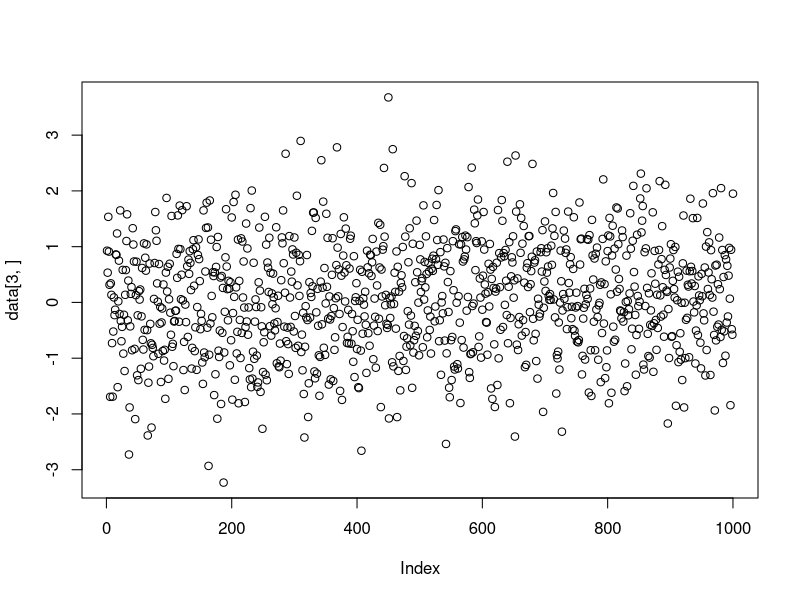

Reproduce this figure in R. (Note: this script raises an error after producing the figure.)



mu <- c(rep(0,2500), rep(0.1, 2500))
data <- matrix(rnorm(1000 * 5, mu), nrow = 5, ncol = 1000, byrow = FALSE)
plot(data[3,])

pen <- 2*5*log(1000)/10

res1 <- dust.MD(data, method = "randIndex_Eval4",
               penalty = pen, constraints_l = 1)
res1$changepoints
res1$nb
###

res2 <- dust.MD(data, method = "randIndex_Eval3",
               penalty = pen, constraints_l = 1)
res2$changepoints
res2$nb
##
all(res1$costQ == res2$costQ)

################################################
################################################
################################################

d <- 1
mu <- c(rep(0,250), rep(2, 250))
data <- matrix(rnorm(500* d, mu), nrow = 500, ncol = d, byrow = FALSE)
data <- t(data)
plot(data[1,])

pen <- 2*d*log(500)



res1 <- dust.MD(data, method = "randIndex_Eval1",
                penalty = pen, constraints_l = 1)
res1$changepoints
res1$nb
###


res2 <- dust.MD(data, method = "randIndex_Eval0",
                penalty = pen, constraints_l = 1)
res2$changepoints
res2$nb
res2bis <- dust.1D(as.vector(data), method = "randIndex_Eval0",
                   penalty = pen)
res2bis$changepoints
res2bis$nb
###


d <- 5
mu <- c(rep(0,250), rep(10, 250))
data <- matrix(rnorm(500* d, mu), nrow = 500, ncol = d, byrow = FALSE)
data <- t(data)
plot(data[1,])

pen <- 2*d*log(500)


res3 <- dust.MD(data,
                method = "randIndex_Eval0",
                penalty = pen,
                constraints_l = 1,
                constraints_r = 1)
res3$changepoints
res3$nb
###

res4 <- dust.MD(data,
                method = "randIndex_Eval1",
                penalty = pen,
                constraints_l = 1,
                constraints_r = 2)
res4$changepoints
res4$nb

res4$nb - res3$nb

###

all(res3$costQ == res4$costQ)


#############################################




res4 <- dust.MD(data, method = "randIndex_Eval3",
                penalty = pen, constraints_l = 2, constraints_r = 2)
res4$changepoints
res4$nb



#############################################
#############################################
#############################################

d <- 5
cl <- 1
cr <- 4
n <- 500
mu <- c(rep(4,n/2), rep(4, n/2))
data <- matrix(rnorm(n* d, mu), nrow = n, ncol = d, byrow = FALSE)
data <- t(data)
#plot(data[1,])
dim(data)
pen <- 2*d*log(n)


res0 <- dust.MD(data,
                method = "detIndex_Eval0",
                penalty = pen,
                constraints_l = cl,
                constraints_r = cr)
res0$changepoints
res0$nb
res0$nb[length(res0$nb)]
###

######
###### HERE PB WHEN detIndex_Eval1 AND cr = d-1
######
res1 <- dust.MD(data,
                method = "detIndex_Eval1",
                penalty = pen,
                constraints_l = cl,
                constraints_r = cr)
res1$changepoints
res1$nb
res1$nb[length(res1$nb)]

res1$nb - res0$nb
#plot(res1$nb - res0$nb)
#abline(h = 0, col = 2)

###


res3 <- dust.MD(data,
                method = "randIndex_Eval3",
                penalty = pen,
                constraints_l = cl,
                constraints_r = cr, nbLoops = d)
res3$changepoints
res3$nb
res3$nb[length(res3$nb)]

res3$nb - res0$nb
#plot(res3$nb - res0$nb)
#abline(h = 0, col = 2)


all(res1$costQ == res0$costQ)
all(res3$costQ == res0$costQ)

#plot(res3$nb - res0$nb)



library(ggplot2)

x <- 1:length(res0$nb)


# Create a data frame in long format manually
df <- data.frame(
  x = rep(x, 3),
  y = c(res0$nb, res1$nb, res3$nb),
  group = factor(rep(c("algo0", "algo1", "algo3"), each = length(res0$nb)))
)

# Plot with ggplot2
ggplot(df, aes(x = x, y = y, color = group)) +
  geom_line(size = 0.5) +
  geom_point(size = 0) +
  labs(title = "number of indices to save",
       x = "X-axis",
       y = "Values",
       color = "Legend") +
  theme_minimal()

